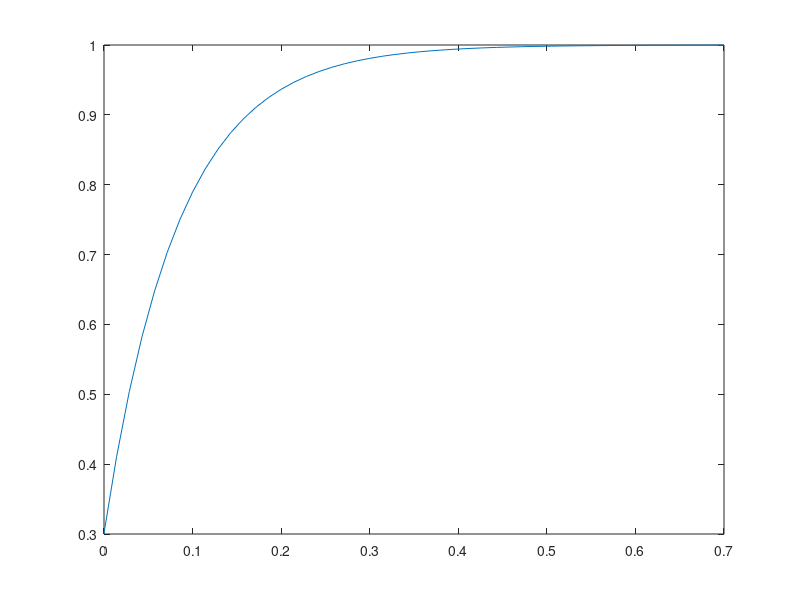

Write MATLAB code to recreate this figure.
% Datos
R = 12; L = 1/1000; U = 12; I0 = exp(-1.2);
TAU = L/R;

% Dominio
PASO = 1/70; % milisegundos
FIN = 7/10; % milisegundos
t = [0:PASO:FIN];

% Funcion
it = U/R + (I0 - U/R) * exp(-t/(1000*TAU)); % t está en milisegundos

plot(t, it)
